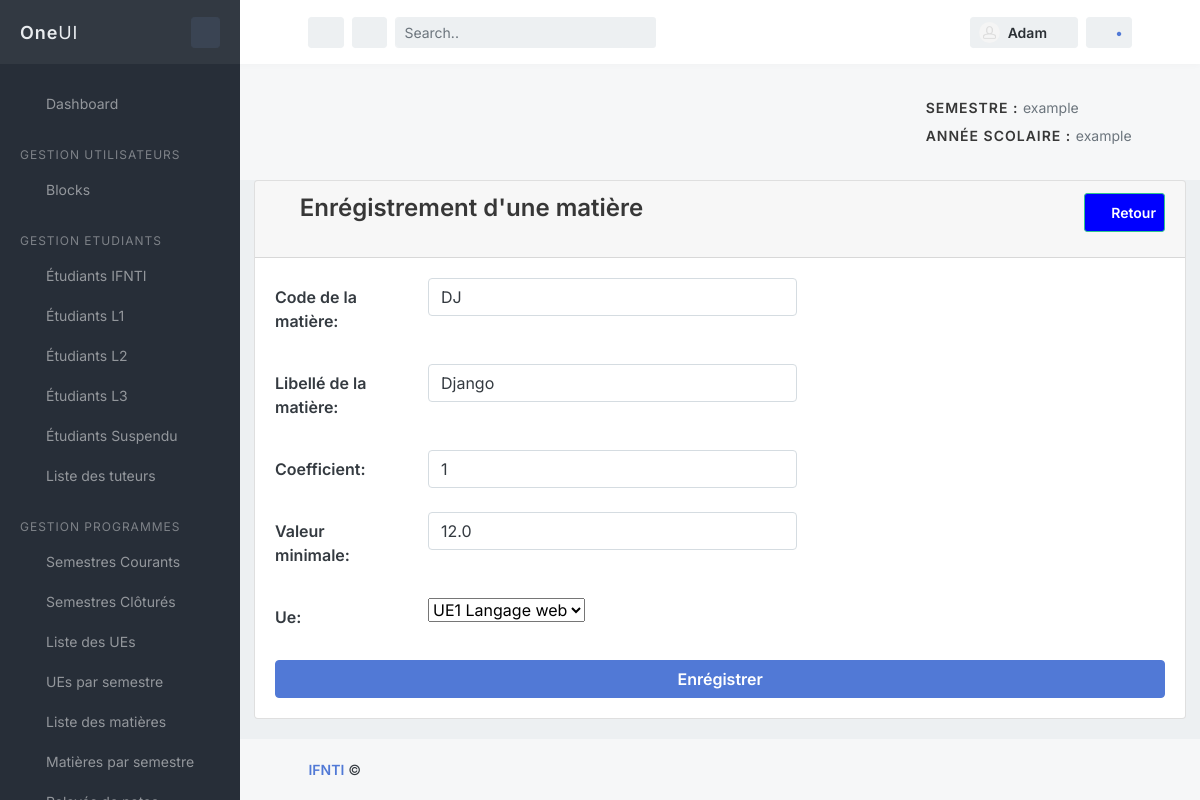
/main/update_matiere/1/, run on the app's committed database.
### main/models.py (models this page shows, shortened)
class Matiere(models.Model):
    codematiere = models.CharField(max_length=50, verbose_name="Code de la matière")
    libelle = models.CharField(max_length=100)
    coefficient = models.IntegerField(null=True,  verbose_name="Coefficient", default="1")
    minValue = models.FloatField(null=True,  verbose_name="Valeur minimale",  default="7")
    enseignant = models.ForeignKey('Enseignant', on_delete=models.CASCADE,verbose_name="Enseignant",null=True, blank=True)
    ue = models.ForeignKey('Ue', on_delete=models.CASCADE)
    is_active = models.BooleanField(default=True, verbose_name="Actif")
    class Meta:
        verbose_name_plural = "Matières"

### main/views.py (the view, shortened to what this page needs)
# urls.py: path('update_matiere/<int:id>/', views.create_matiere, name='update_matiere'),
def create_matiere(request, id=0):
    if request.method == "GET":
        if id == 0:
            form = MatiereForm()
        else:
            matiere = Matiere.objects.get(pk=id)
            form = MatiereForm(instance=matiere)
        return render(request, 'matieres/create_matiere.html',{'form':form})

### main/forms.py
class MatiereForm(forms.ModelForm):
    ue = forms.ModelChoiceField(queryset=Ue.objects.all())
    class Meta:
        model = Matiere
        fields = ['codematiere', 'libelle', 'coefficient', 'minValue', 'enseignant', 'ue']
        widgets = {
            'codematiere': forms.TextInput(attrs={'class': 'form-control col-md-6'}),
            'libelle': forms.TextInput(attrs={'class': 'form-control col-md-6'}),
            'coefficient': forms.TextInput(attrs={'class': 'form-control col-md-6'}),
            'minValue': forms.TextInput(attrs={'class': 'form-control col-md-6'}),
            'ue': forms.Select(),
        }

### main/models.py (called while the page is built)
    def __str__(self):
        return self.codeUE + " " + self.libelle

### main/templates/matieres/create_matiere.html (shortened to what this page needs)
{% extends '../index.html' %}
{% load static %}
{% block content %}
    <div id="content-wrapper">
        <div class="container-fluid">
            <div class="card mb-3">
                <div class="card-header">
                    <h3><i class="fas fa-table"></i> Enrégistrement d'une matière <a class="btn btn-sm btn-success" href="{% url 'main:liste_des_matieres' %}" style="padding: 8px; float: right; background-color: blue; color: white;"><i class="fas fa-chevron-left fa-lg"></i>
                        Retour</a></h3>
                </div>
                <div class="card-body">
                  <form class="form-horizontal" action="#" method="POST">
                    <div class="form-group row">
                        <label for="{{ form.codematiere.id_for_label }}" class="col-md-2 col-form-label">Code de la matière:</label>
                        <div class="col-md-10">
                            {{ form.codematiere }}
                        </div>
                    </div>
                    <div class="form-group row">
                        <label for="{{ form.libelle.id_for_label }}" class="col-md-2 col-form-label">Libellé de la matière:</label>
                        <div class="col-md-10">
                            {{ form.libelle }}
                        </div>
                    </div>
                    <div class="form-group row">
                        <label for="{{ form.ponderation.id_for_label }}" class="col-md-2 col-form-label">Coefficient:</label>
                        <div class="col-md-10">
                            {{ form.coefficient }}
                        </div>
                    </div>
                    <div class="form-group row">
                        <label for="{{ form.minValue.id_for_label }}" class="col-md-2 col-form-label">Valeur minimale:</label>
                        <div class="col-md-10">
                            {{ form.minValue }}
                        </div>
                    </div>
                    <div class="form-group row">
                        <label for="{{ form.ue.id_for_label }}" class="col-md-2 col-form-label">Ue:</label>
                        <div class="col-md-10">
                            {{ form.ue }}
                        </div>
                    </div>
                    <button class="btn btn-primary btn-block" type="submit"><i class="fas fa-database"></i> Enrégistrer &nbsp;&nbsp;&nbsp;</button>
                </form>
                </div>
            </div>
        </div>
    </div>
{% endblock %}

### data on the page
Matiere: codematiere "DJ", libelle "Django", coefficient "1", minValue "12.0", ue "UE1 Langage web"
